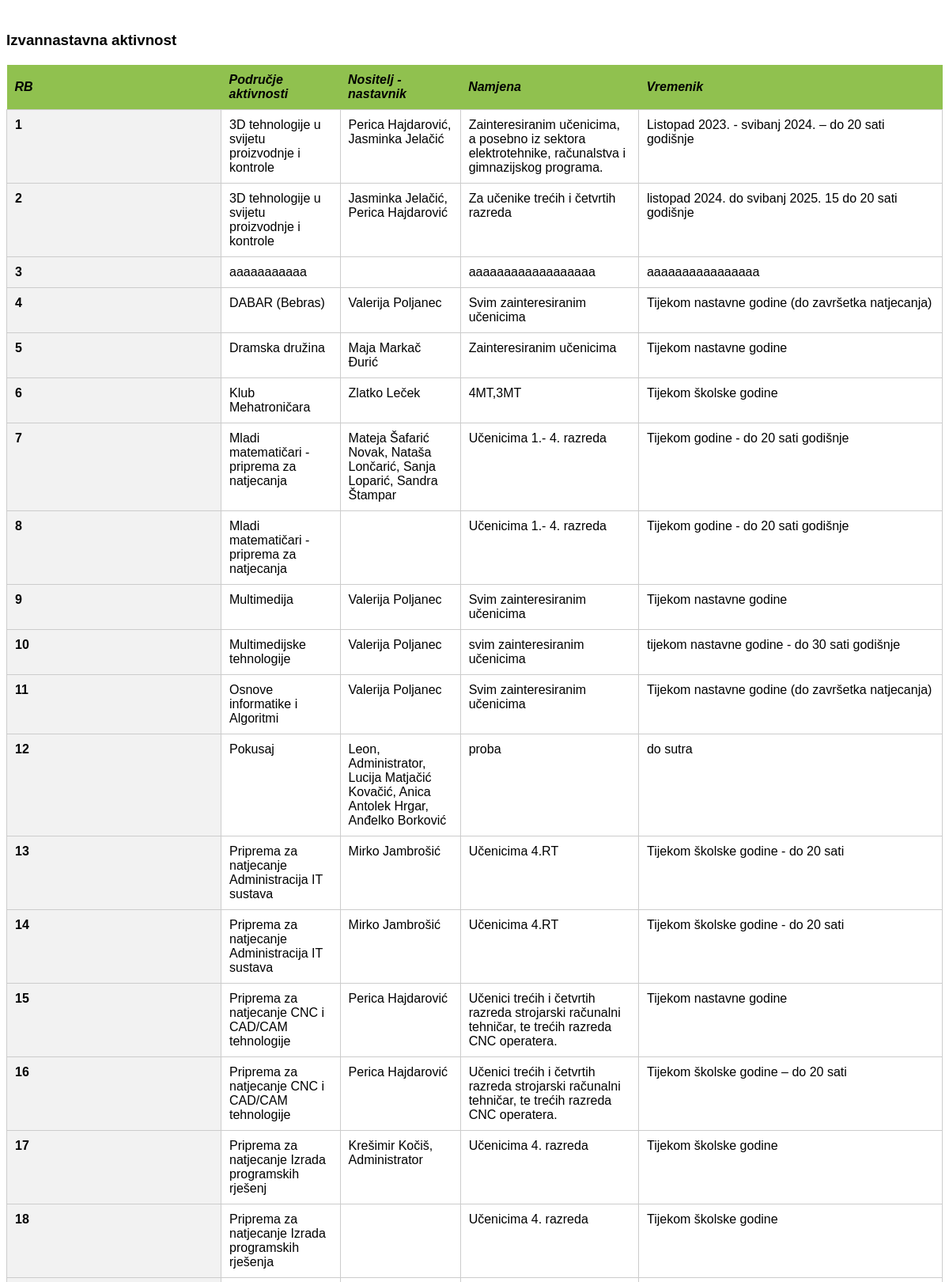
/skriptniZavrsni/index/document.php (upper part), run on the app's committed database.
### tables this page shows
CREATE TABLE `sk_aktivnost` (
  `ID` int(11) NOT NULL,
  `Naziv` varchar(500) DEFAULT NULL,
  `Namjena` varchar(500) DEFAULT NULL,
  `Vremenik` varchar(500) DEFAULT NULL,
  `Datum` date DEFAULT NULL,
  `Obrisano` bit(1) DEFAULT NULL
);

### skriptniZavrsni/dbasse_conn.php (called while the page is built, shortened)
<?php
function prepareParams($params)
{
    $params = (array)$params;
    return $params;
}
function fetchSingleResult($con, $sql, $params)
{
    $stmt = mysqli_prepare($con, $sql);
    $params = prepareParams($params);
    if (!empty($params)) {
        $types = '';
        foreach ($params as $param) {
            $types .= is_int($param) ? 'i' : (is_double($param) ? 'd' : 's');
        }
        mysqli_stmt_bind_param($stmt, $types, ...$params);
    }
    mysqli_stmt_execute($stmt);
    $result = mysqli_stmt_get_result($stmt);
    return mysqli_fetch_assoc($result);
}
function fetchMultipleResults($con, $sql, $params)
{
    $stmt = mysqli_prepare($con, $sql);
    $params = prepareParams($params);
    if (!empty($params)) {
        $types = '';
        foreach ($params as $param) {
            $types .= is_int($param) ? 'i' : (is_double($param) ? 'd' : 's');
        }
        mysqli_stmt_bind_param($stmt, $types, ...$params);
    }
    mysqli_stmt_execute($stmt);
    $result = mysqli_stmt_get_result($stmt);
    $results = [];
    while ($row = mysqli_fetch_assoc($result)) {
        $results[] = $row;
    }
    return $results;
}

### skriptniZavrsni/index/document.php (the view, shortened to what this page needs)
<?php
include '../dbasse_conn.php';
$base_year = isset($_SESSION['year']) ? $_SESSION['year'] : -1;
$start_date = date($base_year . '-09-01');
$end_date = date(($base_year + 1) . '-07-01');
$sql = "SELECT ID,Naziv FROM sk_vrsteaktivnosti WHERE Aktivno = 1;";
$row = fetchMultipleResults($con, $sql, []);
$ID_vrste = array_column($row, 'ID');
$Naziv_vrste = array_column($row, 'Naziv');
if ($base_year != -1) {
    $sql_aktivnost = "SELECT
    sk_aktivnost.ID,
    sk_aktivnost.Naziv,
    sk_aktivnosti.VrstaID
    FROM
    sk_aktivnost
    JOIN
    sk_aktivnosti ON sk_aktivnost.ID = sk_aktivnosti.AktivnostID
    WHERE
    sk_aktivnost.Obrisano = 0 AND sk_aktivnosti.VrstaID = ? AND Datum BETWEEN ? AND ?
    ORDER BY
    sk_aktivnosti.VrstaID,
    sk_aktivnost.Naziv ASC;";
    $parms = [$start_date, $end_date];
} else {
    $sql_aktivnost = "SELECT
    sk_aktivnost.ID,
    sk_aktivnost.Naziv,
    sk_aktivnosti.VrstaID
    FROM
    sk_aktivnost
    JOIN
    sk_aktivnosti ON sk_aktivnost.ID = sk_aktivnosti.AktivnostID
    WHERE
    sk_aktivnost.Obrisano = 0 AND sk_aktivnosti.VrstaID = ?
    ORDER BY
    sk_aktivnosti.VrstaID,
    sk_aktivnost.Naziv ASC;";
    $parms = [];
}
$aktivnosti_po_vrsti = [];
foreach ($ID_vrste as $vrsta_id) {
    if ($base_year != -1) {
        $sql_aktivnost = "SELECT
            sk_aktivnost.ID,
            sk_aktivnost.Naziv,
            sk_aktivnosti.VrstaID
        FROM
            sk_aktivnost
        JOIN
            sk_aktivnosti ON sk_aktivnost.ID = sk_aktivnosti.AktivnostID
        WHERE
            sk_aktivnost.Obrisano = 0 AND sk_aktivnosti.VrstaID = ? AND Datum BETWEEN ? AND ?
        ORDER BY
            sk_aktivnosti.VrstaID,
            sk_aktivnost.Naziv ASC;";
        $parms = [$vrsta_id, $start_date, $end_date];
    } else {
        $sql_aktivnost = "SELECT
            sk_aktivnost.ID,
            sk_aktivnost.Naziv,
            sk_aktivnosti.VrstaID
        FROM
            sk_aktivnost
        JOIN
            sk_aktivnosti ON sk_aktivnost.ID = sk_aktivnosti.AktivnostID
        WHERE
            sk_aktivnost.Obrisano = 0 AND sk_aktivnosti.VrstaID = ?
        ORDER BY
            sk_aktivnosti.VrstaID,
            sk_aktivnost.Naziv ASC;";
        $parms = [$vrsta_id];
    }
    $rezultat = fetchMultipleResults($con, $sql_aktivnost, $parms);
    $aktivnosti_po_vrsti[$vrsta_id] = $rezultat;
}
$vrste_nazivi_map = array_combine($ID_vrste, $Naziv_vrste);
foreach ($aktivnosti_po_vrsti as $vrsta_id => $aktivnosti) {
    $vrsta_naziv = $vrste_nazivi_map[$vrsta_id] ?? "Nepoznata vrsta ($vrsta_id)";
    echo "<h3>" . htmlspecialchars($vrsta_naziv) . "</h3>";
    echo "<table>";
    echo "<tr>
            <th>RB</th>
            <th>Područje aktivnosti</th>
            <th>Nositelj - nastavnik</th>
            <th>Namjena</th>
            <th>Vremenik</th>
          </tr>";
    $rb = 1;
    foreach ($aktivnosti as $aktivnost) {
        $aktivnost_ID = $aktivnost['ID'];
        $naziv = $aktivnost['Naziv'] ?? '';
        $namjena = fetchSingleResult($con, "SELECT Namjena FROM sk_aktivnost WHERE ID = ?", [$aktivnost_ID])['Namjena'] ?? '';
        $vremenik = fetchSingleResult($con, "SELECT Vremenik FROM sk_aktivnost WHERE ID = ?", [$aktivnost_ID])['Vremenik'] ?? '';
        $nositelji = fetchMultipleResults($con, "SELECT sk_korisnici.FullName AS Nositelj
                        FROM sk_korisnici
                        JOIN sk_nositelji ON sk_nositelji.KorisnikID = sk_korisnici.ID
                        WHERE sk_nositelji.AktivnostID = ? AND sk_nositelji.Aktivno = 1", [$aktivnost_ID]);
        $nositelj_str = implode(", ", array_column($nositelji, 'Nositelj'));
        echo "<tr>
                <td>" . $rb++ . "</td>
                <td>" . htmlspecialchars($naziv) . "</td>
                <td>" . htmlspecialchars($nositelj_str) . "</td>
                <td>" . htmlspecialchars($namjena) . "</td>
                <td>" . htmlspecialchars($vremenik) . "</td>
              </tr>";
    }
    echo "</table>";
}

### skriptniZavrsni/index/document.php (style rules this page uses)
table { border-collapse: collapse; width: 100%; margin-top: 20px; font-family: Arial, sans-serif; }
th { background-color: #90c14f; color: black; font-style: italic; padding: 10px; text-align: left; }
td { border: 1px solid #ccc; padding: 10px; vertical-align: top; }
td:first-child { width: 250px; font-weight: bold; background-color: #f2f2f2; }
h3 { margin-top: 40px; font-family: Arial, sans-serif; }

### data on the page
sk_aktivnost: Naziv "3D tehnologije u svijetu proizvodnje i kontrole", nositelj_str "Perica Hajdarović, Jasminka Jelačić", namjena "Zainteresiranim učenicima, a posebno iz sektora elektrotehnike, računalstva i gimnazijskog programa.", vremenik "Listopad 2023. - svibanj 2024. – do 20 sati godišnje"
sk_aktivnost: Naziv "3D tehnologije u svijetu proizvodnje i kontrole", nositelj_str "Jasminka Jelačić, Perica Hajdarović", namjena "Za učenike trećih i četvrtih razreda", vremenik "listopad 2024. do svibanj 2025. 15 do 20 sati godišnje"
sk_aktivnost: Naziv "aaaaaaaaaaa", namjena "aaaaaaaaaaaaaaaaaa", vremenik "aaaaaaaaaaaaaaaa"
sk_aktivnost: Naziv "DABAR (Bebras)", nositelj_str "Valerija Poljanec", namjena "Svim zainteresiranim učenicima", vremenik "Tijekom nastavne godine (do završetka natjecanja)"
sk_aktivnost: Naziv "Dramska družina", nositelj_str "Maja Markač Đurić", namjena "Zainteresiranim učenicima", vremenik "Tijekom nastavne godine"
sk_aktivnost: Naziv "Klub Mehatroničara", nositelj_str "Zlatko Leček", namjena "4MT,3MT", vremenik "Tijekom školske godine"
sk_aktivnost: Naziv "Mladi matematičari - priprema za natjecanja", nositelj_str "Mateja Šafarić Novak, Nataša Lončarić, Sanja Loparić, Sandra Štampar", namjena "Učenicima 1.- 4. razreda", vremenik "Tijekom godine - do 20 sati godišnje"
sk_aktivnost: Naziv "Mladi matematičari - priprema za natjecanja", namjena "Učenicima 1.- 4. razreda", vremenik "Tijekom godine - do 20 sati godišnje"
sk_aktivnost: Naziv "Multimedija", nositelj_str "Valerija Poljanec", namjena "Svim zainteresiranim učenicima", vremenik "Tijekom nastavne godine"
sk_aktivnost: Naziv "Multimedijske tehnologije", nositelj_str "Valerija Poljanec", namjena "svim zainteresiranim učenicima", vremenik "tijekom nastavne godine - do 30 sati godišnje"
sk_aktivnost: Naziv "Osnove informatike i Algoritmi", nositelj_str "Valerija Poljanec", namjena "Svim zainteresiranim učenicima", vremenik "Tijekom nastavne godine (do završetka natjecanja)"
sk_aktivnost: Naziv "Pokusaj", nositelj_str "Leon, Administrator, Lucija Matjačić Kovačić, Anica Antolek Hrgar, Anđelko Borković", namjena "proba", vremenik "do sutra"
sk_aktivnost: Naziv "Priprema za natjecanje Administracija IT sustava", nositelj_str "Mirko Jambrošić", namjena "Učenicima 4.RT", vremenik "Tijekom školske godine - do 20 sati"
sk_aktivnost: Naziv "Priprema za natjecanje Administracija IT sustava", nositelj_str "Mirko Jambrošić", namjena "Učenicima 4.RT", vremenik "Tijekom školske godine - do 20 sati"
sk_aktivnost: Naziv "Priprema za natjecanje CNC i CAD/CAM tehnologije", nositelj_str "Perica Hajdarović", namjena "Učenici trećih i četvrtih razreda strojarski računalni tehničar, te trećih razreda CNC operatera.", vremenik "Tijekom nastavne godine"
sk_aktivnost: Naziv "Priprema za natjecanje CNC i CAD/CAM tehnologije", nositelj_str "Perica Hajdarović", namjena "Učenici trećih i četvrtih razreda strojarski računalni tehničar, te trećih razreda CNC operatera.", vremenik "Tijekom školske godine – do 20 sati"
sk_aktivnost: Naziv "Priprema za natjecanje Izrada programskih rješenj", nositelj_str "Krešimir Kočiš, Administrator", namjena "Učenicima 4. razreda", vremenik "Tijekom školske godine"
sk_aktivnost: Naziv "Priprema za natjecanje Izrada programskih rješenja", namjena "Učenicima 4. razreda", vremenik "Tijekom školske godine"

### other printed values
$vrsta_naziv "Izvannastavna aktivnost"
